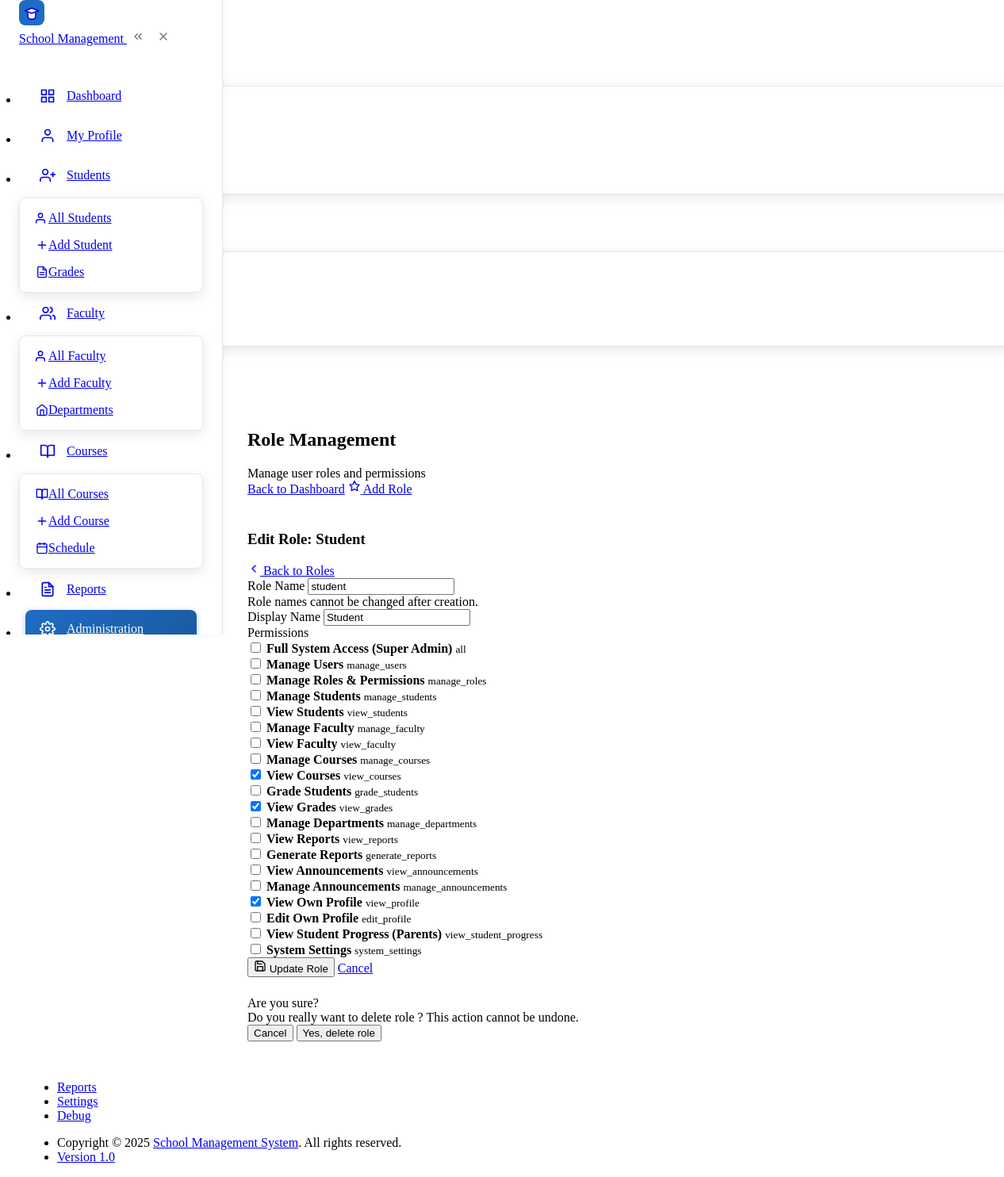
Page /dashboard.php?page=roles&action=edit&id=6 (signed in) on the committed database.
### tables this page shows
CREATE TABLE roles (
    id INT PRIMARY KEY AUTO_INCREMENT,
    name VARCHAR(50) UNIQUE NOT NULL,
    description TEXT,
    permissions JSON,
    is_system_role BOOLEAN DEFAULT FALSE,
    status VARCHAR(20) DEFAULT 'active',
    created_at TIMESTAMP DEFAULT CURRENT_TIMESTAMP,
    updated_at TIMESTAMP DEFAULT CURRENT_TIMESTAMP ON UPDATE CURRENT_TIMESTAMP
);

### config/database.php (called while the page is built, shortened)
<?php
function sanitize_input($data) {
    $data = trim($data);
    $data = stripslashes($data);
    $data = htmlspecialchars($data, ENT_QUOTES, 'UTF-8');
    return $data;
}
?>

### dashboard.php (called while the page is built, shortened)
<?php
require_once 'config/database.php';
include 'includes/header.php';
include 'includes/navmenu.php';
include 'includes/dashboardcontent.php';
include 'includes/footer.php';
?>

### pages/roles.php (the view, shortened to what this page needs)
<?php
$action = isset($_GET['action']) ? sanitize_input($_GET['action']) : 'list';
$role_id = isset($_GET['id']) ? (int)$_GET['id'] : 0;
$available_permissions = [
    'all' => 'Full System Access (Super Admin)',
    'manage_users' => 'Manage Users',
    'manage_roles' => 'Manage Roles & Permissions',
    'manage_students' => 'Manage Students',
    'view_students' => 'View Students',
    'manage_faculty' => 'Manage Faculty',
    'view_faculty' => 'View Faculty',
    'manage_courses' => 'Manage Courses',
    'view_courses' => 'View Courses',
    'grade_students' => 'Grade Students',
    'view_grades' => 'View Grades',
    'manage_departments' => 'Manage Departments',
    'view_reports' => 'View Reports',
    'generate_reports' => 'Generate Reports',
    'view_announcements' => 'View Announcements',
    'manage_announcements' => 'Manage Announcements',
    'view_profile' => 'View Own Profile',
    'edit_profile' => 'Edit Own Profile',
    'view_student_progress' => 'View Student Progress (Parents)',
    'system_settings' => 'System Settings'
];
function get_role_by_id($id) {
    global $pdo;
    try {
        $stmt = $pdo->prepare("SELECT * FROM roles WHERE id = ?");
        $stmt->execute([$id]);
        return $stmt->fetch();
    } catch (Exception $e) {
        error_log("Get role error: " . $e->getMessage());
        return false;
    }
}
$edit_role = null;
if ($action === 'edit' && $role_id) {
    $edit_role = get_role_by_id($role_id);
}
?>
<?php if ($action === 'add'): ?>
<div class="card">
    <div class="card-header">
        <h3 class="card-title">Add New Role</h3>
        <div class="card-actions">
            <a href="dashboard.php?page=roles" class="btn btn-outline-secondary">
                <svg xmlns="http://www.w3.org/2000/svg" width="16" height="16" class="me-1" viewBox="0 0 24 24" fill="none" stroke="currentColor" stroke-width="2" stroke-linecap="round" stroke-linejoin="round">
                    <polyline points="15,18 9,12 15,6"></polyline>
                </svg>
                Back to Roles
            </a>
        </div>
    </div>
    <div class="card-body">
        <form method="POST" action="dashboard.php?page=roles&action=add">
            <input type="hidden" name="csrf_token" value="<?php echo generate_csrf_token(); ?>">
            <div class="row">
                <div class="col-md-6">
                    <div class="mb-3">
                        <label class="form-label required">Role Name</label>
                        <input type="text" name="name" class="form-control" required
                               placeholder="e.g., librarian, accountant"
                               pattern="[a-z_]+"
                               value="<?php echo htmlspecialchars($_POST['name'] ?? ''); ?>">
                        <div class="form-hint">Use lowercase letters and underscores only. This cannot be changed later.</div>
                    </div>
                </div>
                <div class="col-md-6">
                    <div class="mb-3">
                        <label class="form-label required">Display Name</label>
                        <input type="text" name="description" class="form-control" required
                               placeholder="e.g., Librarian, Accountant"
                               value="<?php echo htmlspecialchars($_POST['description'] ?? ''); ?>">
                        <div class="form-hint">Human-readable name for this role.</div>
                    </div>
                </div>
            </div>
            <div class="mb-3">
                <label class="form-label required">Permissions</label>
                <div class="row">
                    <?php foreach ($available_permissions as $perm => $desc): ?>
                    <div class="col-md-6 col-lg-4">
                        <label class="form-check">
                            <input type="checkbox" name="permissions[]" value="<?php echo $perm; ?>" class="form-check-input"
                                   <?php echo (isset($_POST['permissions']) && in_array($perm, $_POST['permissions'])) ? 'checked' : ''; ?>>
                            <span class="form-check-label">
                                <strong><?php echo htmlspecialchars($desc); ?></strong>
                                <small class="text-muted d-block"><?php echo $perm; ?></small>
                            </span>
                        </label>
                    </div>
                    <?php endforeach; ?>
                </div>
                <div class="form-hint">Select all permissions this role should have. "Full System Access" grants all permissions.</div>
            </div>
            <div class="form-footer">
                <button type="submit" class="btn btn-primary">
                    <svg xmlns="http://www.w3.org/2000/svg" width="16" height="16" class="me-1" viewBox="0 0 24 24" fill="none" stroke="currentColor" stroke-width="2" stroke-linecap="round" stroke-linejoin="round">
                        <path d="M19 21H5a2 2 0 0 1-2-2V5a2 2 0 0 1 2-2h11l5 5v11a2 2 0 0 1-2 2z"></path>
                        <polyline points="17,21 17,13 7,13 7,21"></polyline>
                        <polyline points="7,3 7,8 15,8"></polyline>
                    </svg>
                    Create Role
                </button>
                <a href="dashboard.php?page=roles" class="btn btn-secondary ms-2">Cancel</a>
            </div>
        </form>
    </div>
</div>
<?php elseif ($action === 'edit' && $edit_role): ?>
<div class="card">
    <div class="card-header">
        <h3 class="card-title">Edit Role: <?php echo htmlspecialchars(ucfirst(str_replace('_', ' ', $edit_role['name']))); ?></h3>
        <div class="card-actions">
            <a href="dashboard.php?page=roles" class="btn btn-outline-secondary">
                <svg xmlns="http://www.w3.org/2000/svg" width="16" height="16" class="me-1" viewBox="0 0 24 24" fill="none" stroke="currentColor" stroke-width="2" stroke-linecap="round" stroke-linejoin="round">
                    <polyline points="15,18 9,12 15,6"></polyline>
                </svg>
                Back to Roles
            </a>
        </div>
    </div>
    <div class="card-body">
        <?php if ($edit_role['name'] === 'super_admin'): ?>
        <div class="alert alert-warning">
            <h4>System Role</h4>
            <p>The super admin role cannot be modified as it's a core system role with full access.</p>
        </div>
        <a href="dashboard.php?page=roles" class="btn btn-secondary">Back to Roles</a>
        <?php else: ?>
        <form method="POST" action="dashboard.php?page=roles&action=edit&id=<?php echo $edit_role['id']; ?>">
            <div class="row">
                <div class="col-md-6">
                    <div class="mb-3">
                        <label class="form-label">Role Name</label>
                        <input type="text" class="form-control" value="<?php echo htmlspecialchars($edit_role['name']); ?>" readonly>
                        <div class="form-hint">Role names cannot be changed after creation.</div>
                    </div>
                </div>
                <div class="col-md-6">
                    <div class="mb-3">
                        <label class="form-label required">Display Name</label>
                        <input type="text" name="description" class="form-control" required
                               value="<?php echo htmlspecialchars($_POST['description'] ?? $edit_role['description']); ?>">
                    </div>
                </div>
            </div>
            <div class="mb-3">
                <label class="form-label required">Permissions</label>
                <?php
                $current_permissions = json_decode($edit_role['permissions'], true) ?: [];
                $selected_permissions = $_POST['permissions'] ?? $current_permissions;
                ?>
                <div class="row">
                    <?php foreach ($available_permissions as $perm => $desc): ?>
                    <div class="col-md-6 col-lg-4">
                        <label class="form-check">
                            <input type="checkbox" name="permissions[]" value="<?php echo $perm; ?>" class="form-check-input"
                                   <?php echo in_array($perm, $selected_permissions) ? 'checked' : ''; ?>>
                            <span class="form-check-label">
                                <strong><?php echo htmlspecialchars($desc); ?></strong>
                                <small class="text-muted d-block"><?php echo $perm; ?></small>
                            </span>
                        </label>
                    </div>
                    <?php endforeach; ?>
                </div>
            </div>
            <div class="form-footer">
                <button type="submit" class="btn btn-primary">
                    Update Role
                </button>
                <a href="dashboard.php?page=roles" class="btn btn-secondary ms-2">Cancel</a>
            </div>
        </form>
        <?php endif; ?>
    </div>
</div>
<?php endif; ?>
<div class="modal modal-blur fade" id="deleteRoleModal" tabindex="-1" role="dialog">
    <div class="modal-dialog modal-sm modal-dialog-centered" role="document">
        <div class="modal-content">
            <div class="modal-body">
                <div class="modal-title">Are you sure?</div>
                <div>Do you really want to delete role <strong id="deleteRoleName"></strong>? This action cannot be undone.</div>
            </div>
            <div class="modal-footer">
                <button type="button" class="btn btn-link link-secondary me-auto" data-bs-dismiss="modal">Cancel</button>
                <form method="POST" id="deleteRoleForm" style="display: inline;">
                    <button type="submit" class="btn btn-danger">Yes, delete role</button>
                </form>
            </div>
        </div>
    </div>
</div>

### includes/header.php (style rules this page uses)
.card { transition: all 0.3s ease; margin-bottom: 1.5rem; }

### rows in the picture
roles: name "Student", name "student", description "Student", permissions "☑"

### other values in the picture
$desc "Full System Access (Super Admin)"
$perm "all"
$desc "Manage Users"
$perm "manage_users"
$desc "Manage Roles & Permissions"
$perm "manage_roles"
$desc "Manage Students"
$perm "manage_students"
$desc "View Students"
$perm "view_students"
$desc "Manage Faculty"
$perm "manage_faculty"
$desc "View Faculty"
$perm "view_faculty"
$desc "Manage Courses"
